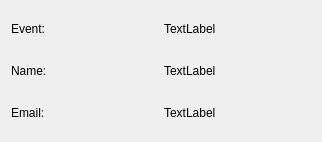
<?xml version="1.0" encoding="UTF-8"?>
<ui version="4.0">
 <class>MatchItemWidget</class>
 <widget class="QWidget" name="MatchItemWidget">
  <property name="geometry">
   <rect>
    <x>0</x>
    <y>0</y>
    <width>322</width>
    <height>142</height>
   </rect>
  </property>
  <property name="windowTitle">
   <string>Form</string>
  </property>
  <layout class="QVBoxLayout" name="verticalLayout">
   <item>
    <layout class="QHBoxLayout" name="horizontalLayout">
     <item>
      <widget class="QLabel" name="eventNameLabel">
       <property name="text">
        <string>Event:</string>
       </property>
      </widget>
     </item>
     <item>
      <widget class="QLabel" name="eventName">
       <property name="text">
        <string>TextLabel</string>
       </property>
      </widget>
     </item>
    </layout>
   </item>
   <item>
    <layout class="QHBoxLayout" name="horizontalLayout_2">
     <item>
      <widget class="QLabel" name="userNameLabel">
       <property name="text">
        <string>Name:</string>
       </property>
      </widget>
     </item>
     <item>
      <widget class="QLabel" name="userName">
       <property name="text">
        <string>TextLabel</string>
       </property>
      </widget>
     </item>
    </layout>
   </item>
   <item>
    <layout class="QHBoxLayout" name="horizontalLayout_3">
     <item>
      <widget class="QLabel" name="emailLabel">
       <property name="text">
        <string>Email:</string>
       </property>
      </widget>
     </item>
     <item>
      <widget class="QLabel" name="email">
       <property name="text">
        <string>TextLabel</string>
       </property>
      </widget>
     </item>
    </layout>
   </item>
  </layout>
 </widget>
 <resources/>
 <connections/>
</ui>
